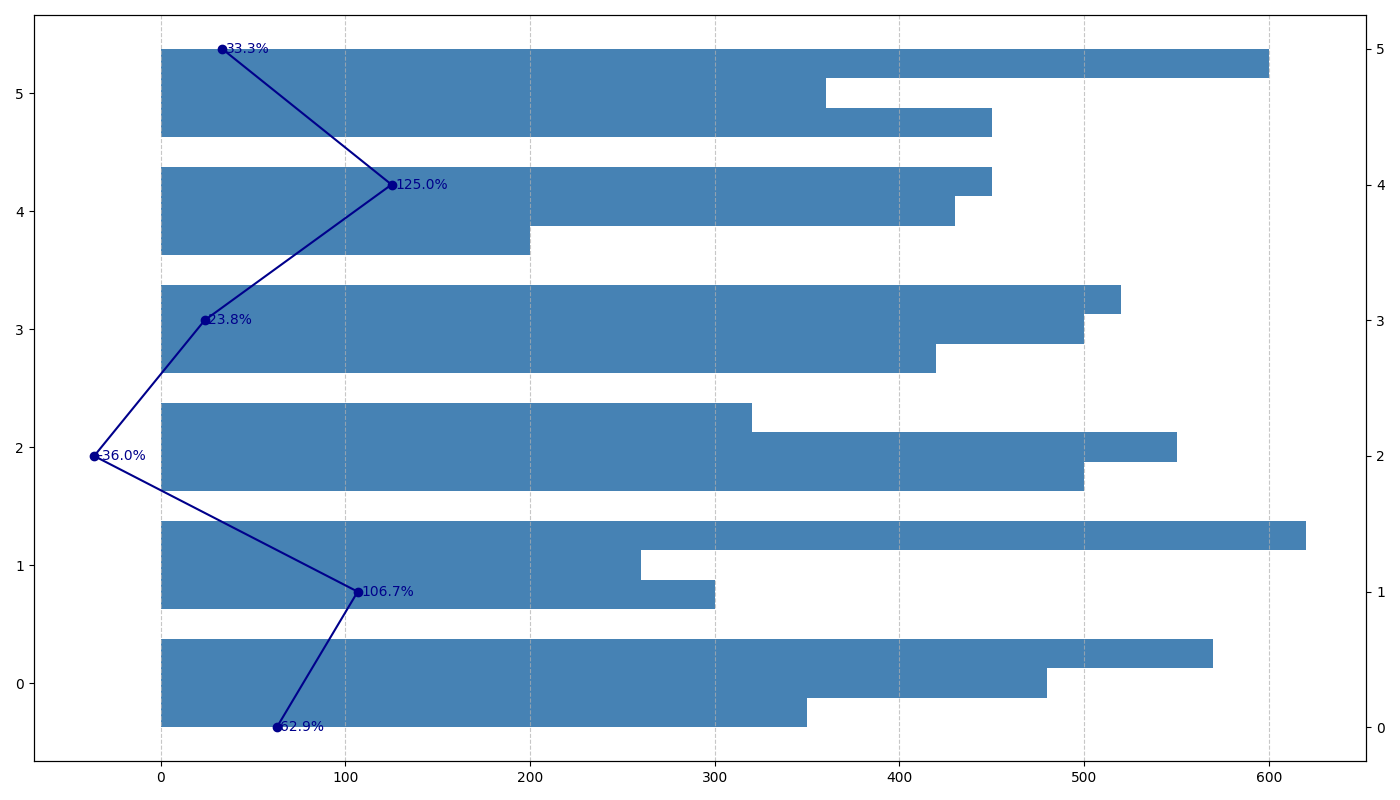

The Python source for this figure:
import matplotlib.pyplot as plt
import numpy as np

genres = ['Fiction', 'Non-Fiction', 'Science', 'Fantasy', 'Biography', 'Mystery']
borrowings_2011 = [350, 300, 500, 420, 200, 450]  # Manually shuffled
borrowings_2016 = [480, 260, 550, 500, 430, 360]  # Manually shuffled
borrowings_2021 = [570, 620, 320, 520, 450, 600]  # Manually shuffled

growth_2011_2021 = [(borrowings_2021[i] - borrowings_2011[i]) / borrowings_2011[i] * 100 for i in range(len(genres))]

fig, ax1 = plt.subplots(figsize=(14, 8))
bar_width = 0.25
y_pos = np.arange(len(genres))

common_color = 'steelblue'

bars_2011 = ax1.barh(y_pos - bar_width, borrowings_2011, bar_width, color=common_color)
bars_2016 = ax1.barh(y_pos, borrowings_2016, bar_width, color=common_color)
bars_2021 = ax1.barh(y_pos + bar_width, borrowings_2021, bar_width, color=common_color)

ax2 = ax1.twinx()
ax2.plot(growth_2011_2021, y_pos, marker='o', linestyle='-', color='darkblue')

for bars in [bars_2011, bars_2016, bars_2021]:
    for bar in bars:
        width = bar.get_width()
        label_x_pos = width + 10 if width < max(borrowings_2021) / 1.1 else width - 40

for i, growth in enumerate(growth_2011_2021):
    ax2.text(growth + 2, y_pos[i], f'{growth:.1f}%', va='center', fontsize=10, color='darkblue')

ax1.grid(True, which='major', axis='x', linestyle='--', alpha=0.7)
plt.tight_layout()
plt.show()
